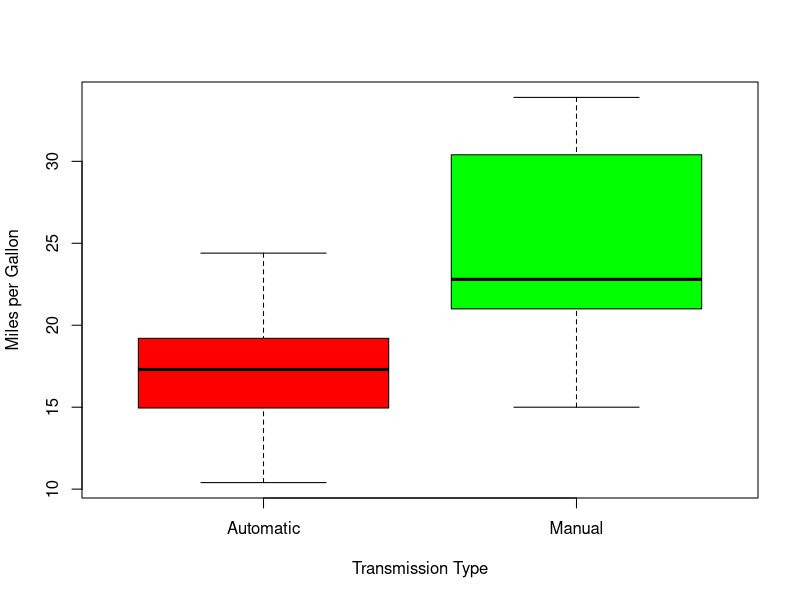
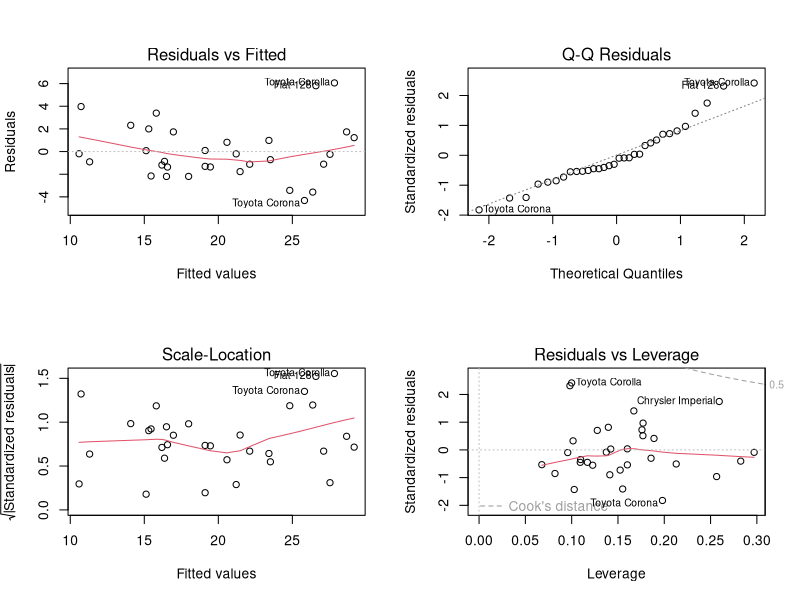

Write R code to recreate these figures, in order.
## ---- chunk 1
data("mtcars")
head(mtcars)
## ---- chunk 2
mtcars$am.type <- factor(mtcars$am, labels = c("Automatic", "Manual"))
head(mtcars)
## ---- chunk 3
boxplot(mtcars$mpg ~ mtcars$am.type, col = c("red", "green"), xlab = "Transmission Type", ylab = "Miles per Gallon" )
## ---- chunk 4
fit  <- lm(mpg ~ am.type, mtcars)
summary(fit)
## ---- chunk 5
test <- aov(mpg ~ ., mtcars)
summary(test)
## ---- chunk 6
fit2 <- lm(mpg ~ am.type + cyl + disp + wt, mtcars)
summary(fit2)
## ---- chunk 7
par(mfrow = c(2,2))
plot(fit2)
